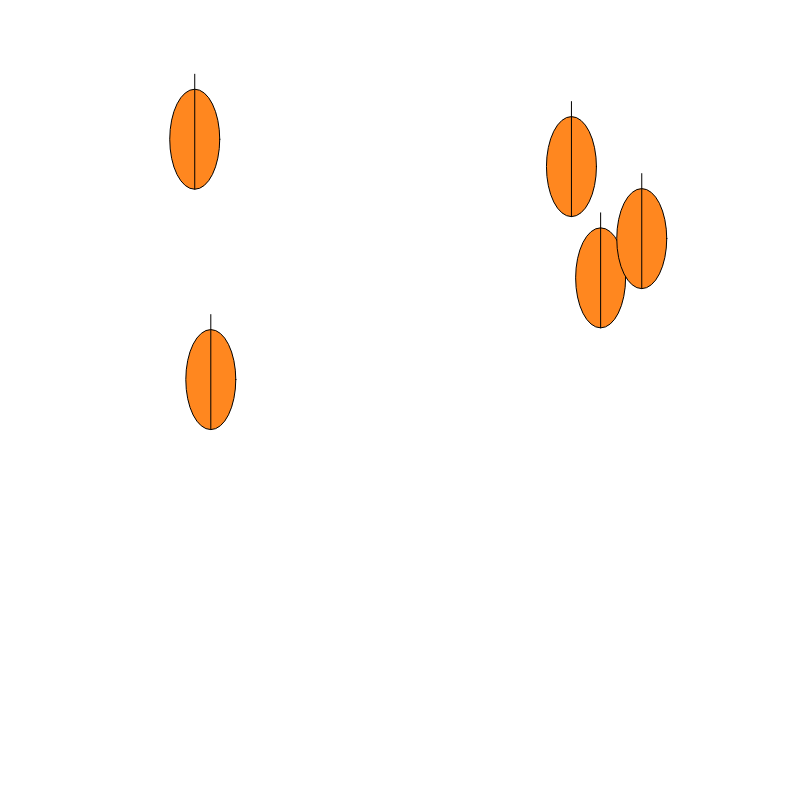
Frame 1 (no input)
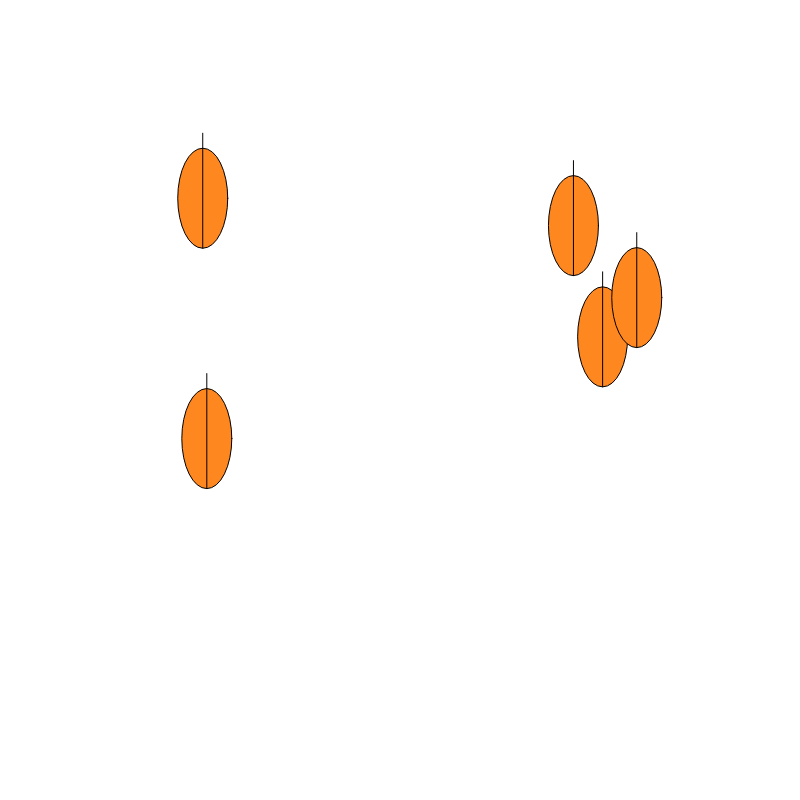
Frame 60 (no input)
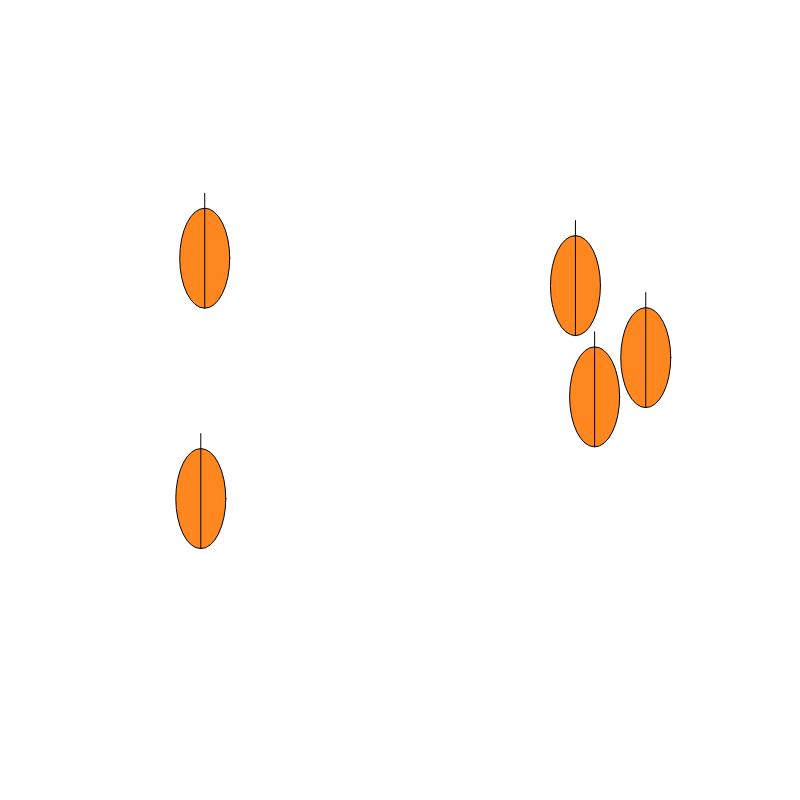
Frame 120 (the mouse pressed at the canvas centre since frame 60)

The p5.js sketch that drew these frames (run headless with seeded random() and noise() and a simulated clock; from frame 60 on, the mouse is pressed at the canvas centre):

// p5.js sketch
// ── sketch.js
class leaf{
  constructor(){
    var centerX, centerY, offset1, offset2;
    this.centerX = random(0, width);
    this.centerY = random(0, height);
    this.offset1 = 15;
    this.offset2 = 15;
  }
  move(){ //this alowes for the leafe to move left and right as well as fall down
    this.centerX += round(random(-1, 1));
    this.centerY -= -1;
    this.offset1 = 15;
    this.offset2 = 15;
  }
  draw(){ // this is the leafe itself and it can be copied tomake another new leafe
    rectMode(CENTER);
    fill(255, 135, 31);
    ellipse(this.centerX, this.centerY, 50, 100);
    fill(255);
    line(this.centerX+this.offset1-15, this.centerY+this.offset2-80, this.centerX, this.centerY+50);
    
  }
}

let leaf1;
let leaf2;
let leaf3;
let leaf4;
let leaf5;

function setup() { // creates new leafes 
  createCanvas(800, 800);
  leaf1 = new leaf();
  leaf2 = new leaf();
  leaf3 = new leaf();
  leaf4 = new leaf();
  leaf5 = new leaf();
  
}

function draw(){ // allowes all the new leafes that were created to be drawn and move
  background(255);
  leaf1.move();
  leaf1.draw();
  leaf2.move();
  leaf2.draw();
  leaf3.move();
  leaf3.draw();
  leaf4.move();
  leaf4.draw();
  leaf5.move();
  leaf5.draw();
  
}
